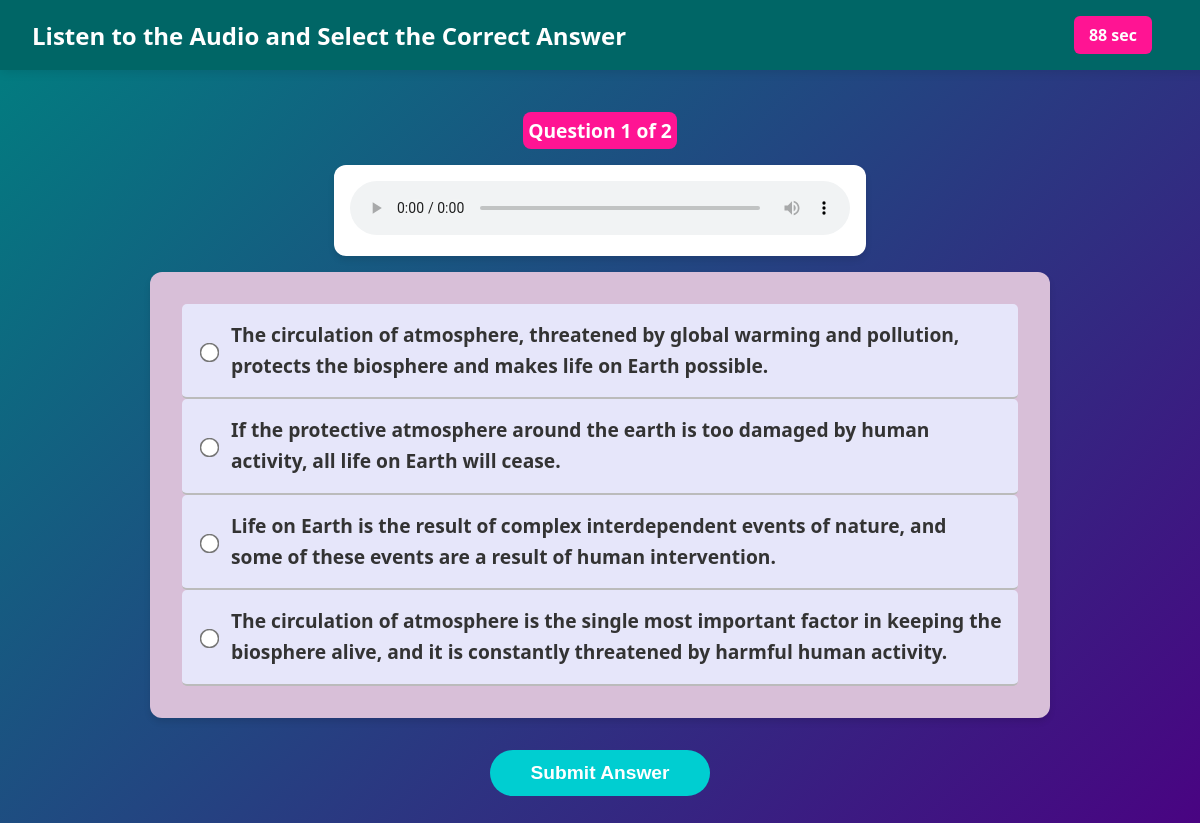
Page /aspirant/l_correct_summary_test/ (signed in) on the committed database.
### Admin/models.py (models this page shows, shortened)
class ListeningCorrectSummary(models.Model):
    audio = models.FileField(upload_to='audios1/')
    choice1 = models.CharField(max_length=255)
    choice2 = models.CharField(max_length=255)
    choice3 = models.CharField(max_length=255)
    choice4 = models.CharField(max_length=255)
    answer = models.CharField(max_length=255)

### aspirant/views.py (the view)
# urls.py: path('l_correct_summary_test/', l_correct_summary_test, name='l_correct_summary_test'),
def l_correct_summary_test(request):
    if 'mcq_listen' not in request.session:
        request.session['mcq_listen'] = 0
    if request.session['mcq_listen'] >= 3:
        messages.warning(request, "You have reached the maximum attempts.")
        return redirect('aspirant_test')
    if 'listen_summary_current_attempt' not in request.session or \
            'question_ids' not in request.session['listen_summary_current_attempt']:
        request.session['listen_summary_current_attempt'] = {
            'current_question': 0,
            'question_ids': [],
        }
    listen_summary_current_attempt = request.session['listen_summary_current_attempt']
    if not listen_summary_current_attempt['question_ids'] and listen_summary_current_attempt['current_question'] == 0:
        attempted_questions = ListeningCorrectSummarySubmit.objects.filter(student=request.user).values_list(
            'Listening_quetion_id', flat=True)
        available_questions = ListeningCorrectSummary.objects.exclude(id__in=attempted_questions)
        if available_questions.count() < 2:
            messages.warning(request, "No more new questions available. Please try another test.")
            return redirect('aspirant_test')
        selected_questions = random.sample(list(available_questions.values_list('id', flat=True)), 2)
        listen_summary_current_attempt['question_ids'] = selected_questions
        request.session.modified = True
    try:
        current_q_index = listen_summary_current_attempt['current_question']
        question_id = listen_summary_current_attempt['question_ids'][current_q_index]
        question = ListeningCorrectSummary.objects.get(id=question_id)
    except (IndexError, ListeningCorrectSummary.DoesNotExist, KeyError):
        messages.error(request, "Invalid question sequence. Please restart the test.")
        del request.session['listen_summary_current_attempt']  # Clear corrupted session data
        return redirect('aspirant_test')
    context = {
        "question": question,
        "current_q_number": current_q_index + 1,
        "total_questions": 2
    }
    return render(request, "l_correct_summary_test.html", context)

### aspirant/templates/l_correct_summary_test.html (shortened to what this page needs)
<!DOCTYPE html>
<html lang="en">
<head>
</head>
<body>
    <div class="header">
        <div>Listen to the Audio and Select the Correct Answer</div>
        <div class="timer" id="timer">90 sec</div>
    </div>
    <div class="content">
        <div class="progress">Question {{ current_q_number }} of {{ total_questions }}</div>
        <div class="audio-player">
            <audio controls>
                <source src="{{ question.audio.url }}" type="audio/mp3">
            </audio>
        </div>
        <form id="quiz-form" method="POST" action="{% url 'mcq_l_submit' %}">
            <div class="mcq-options">
                <label class="option">
                    <input type="radio" name="answer" class="radio-btn" value="{{question.choice1 }}"> {{ question.choice1 }}
                </label>
                <label class="option">
                    <input type="radio" name="answer" class="radio-btn" value="{{ question.choice2 }}"> {{ question.choice2 }}
                </label>
                <label class="option">
                    <input type="radio" name="answer" class="radio-btn" value="{{ question.choice3 }}"> {{ question.choice3 }}
                </label>
                <label class="option">
                    <input type="radio" name="answer" class="radio-btn" value="{{ question.choice4 }}"> {{ question.choice4 }}
                </label>
            </div>
            <button type="submit" class="submit-btn">Submit Answer</button>
        </form>
    </div>
</body>
</html>

### aspirant/templates/l_correct_summary_test.html (style rules this page uses)
body { font-family: 'Segoe UI', Tahoma, Geneva, Verdana, sans-serif; margin: 0; padding: 0; background: linear-gradient(135deg, #008080, #4b0082); color: white; text-align: center; min-height: 100vh; }
.header { position: fixed; top: 0; left: 0; width: 100%; background: #006666; color: white; padding: 1rem 2rem; font-size: 1.5rem; font-weight: 600; box-shadow: 0 2px 10px rgba(0, 0, 0, 0.1); z-index: 1000; display: flex; justify-content: space-between; align-items: center; }
.timer { font-size: 1rem; font-weight: bold; background: #ff1493; padding: 8px 15px; border-radius: 6px; margin-right: 80px; }
.content { margin-top: 80px; padding: 2rem; max-width: 900px; margin-left: auto; margin-right: auto; }
.audio-player { margin: 1rem auto; background: white; padding: 1rem; border-radius: 12px; box-shadow: 0 4px 6px rgba(0, 0, 0, 0.1); width: 80%; max-width: 500px; }
audio { width: 100%; }
.mcq-options { background: #d8bfd8; border-radius: 12px; padding: 2rem; box-shadow: 0 4px 6px rgba(0, 0, 0, 0.1); color: #333; text-align: left; }
.option { display: flex; align-items: center; padding: 1rem; font-size: 1.2rem; font-weight: bold; cursor: pointer; border-bottom: 2px solid #bbb; transition: all 0.2s ease; line-height: 1.6; background: #e6e6fa; border-radius: 5px; }
.radio-btn { margin-right: 15px; transform: scale(1.5); cursor: pointer; }
.submit-btn { display: block; width: 220px; margin: 2rem auto; padding: 12px 24px; background: #00ced1; color: white; border: none; border-radius: 25px; cursor: pointer; font-size: 1.2rem; font-weight: bold; transition: all 0.3s ease; }
.progress { font-size: 1.2rem; font-weight: bold; padding: 5px; background: #ff1493; color: white; border-radius: 8px; display: inline-block; }

### rows in the picture
ListeningCorrectSummary: choice1 "The circulation of atmosphere, threatened by global warming and pollution, protects the biosphere and makes life on Earth possible.", choice2 "If the protective atmosphere around the earth is too damaged by human activity, all life on Earth will cease.", choice3 "Life on Earth is the result of complex interdependent events of nature, and some of these events are a result of human intervention.", choice4 "The circulation of atmosphere is the single most important factor in keeping the biosphere alive, and it is constantly threatened by harmful human activity."

### other values in the picture
{{ current_q_number }} "1"
{{ total_questions }} "2"
